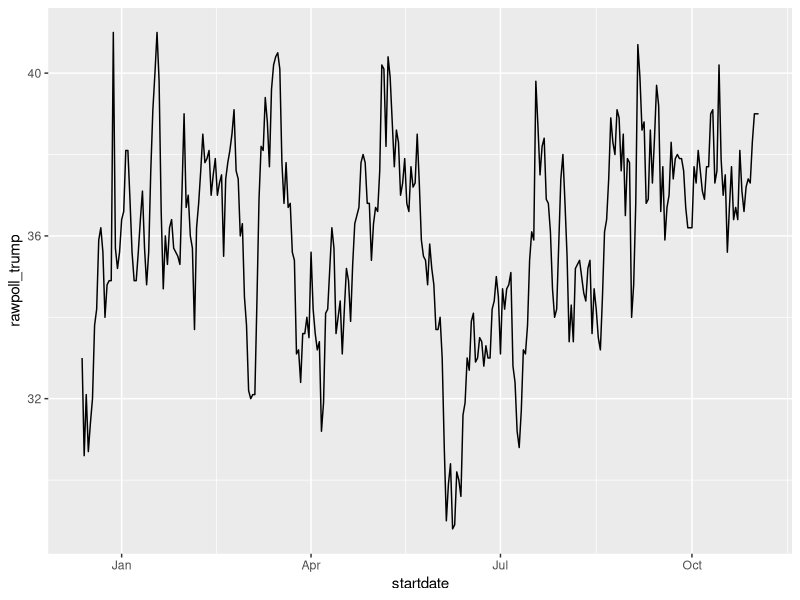

Reproduce this figure in R.
## ---- chunk 1
library(tidyverse)
library(dslabs)
data("polls_us_election_2016")
polls_us_election_2016$startdate %>% head
## ---- chunk 2
class(polls_us_election_2016$startdate)
## ---- chunk 3
as.numeric(polls_us_election_2016$startdate) %>% head
## ---- chunk 4
polls_us_election_2016 %>% filter(pollster == "Ipsos" & state =="U.S.") %>%
  ggplot(aes(startdate, rawpoll_trump)) +
  geom_line()
## ---- chunk 5
library(lubridate)
## ---- chunk 6
set.seed(2)
dates <- sample(polls_us_election_2016$startdate, 10) %>% sort
dates
## ---- chunk 7
data.frame(month = month(dates),
           day = day(dates),
           year = year(dates))
## ---- chunk 8
month(dates, label = TRUE)
## ---- chunk 9
x <- c(20090101, "2009-01-02", "2009 01 03", "2009-1-4",
       "2009-1, 5", "Created on 2009 1 6", "200901 !!! 07")
ymd(x)
## ---- chunk 10
x <- "09/01/02"
## ---- chunk 11
ymd(x)
## ---- chunk 12
mdy(x)
## ---- chunk 13
ydm(x)
myd(x)
dmy(x)
dym(x)
## ---- chunk 14
now()
now("GMT")
## ---- chunk 15
now() %>% hour()
now() %>% minute()
now() %>% second()
## ---- chunk 16
x <- c("12:34:56")
hms(x)
## ---- chunk 17
x <- "Nov/2/2012 12:34:56"
mdy_hms(x)
## ---- chunk 18
library(dplyr)
library(dslabs)
library(lubridate)
## ---- chunk 19
dates <- c("09-03-12", "12-4-9", "0610, 03", "Made on 27 6 1920")

dmy(dates)
## ---- chunk 20
# Your code here
## ---- chunk 21
df2 <- data.frame(
  year = c(2003, 2009, 2012, 2016),
	age = c(17, 23, 26, 30))

# Your code here
## ---- chunk 22
library(dplyr)
library(dslabs)
library(lubridate)
## ---- chunk 23
dates <- c("09-03-12", "12-4-9", "0610, 03", "Made on 27 6 1920")

dates <- dmy(dates)
dates
## ---- chunk 24
clean_dates <- data.frame(
  month = month(dates),
  day = day(dates),
  year = year(dates))

clean_dates
## ---- chunk 25
df2 <- data.frame(
  year = c(2003, 2009, 2012, 2016),
	age = c(17, 23, 26, 30))

new_df <- full_join(clean_dates, df2, by = "year")
new_df
